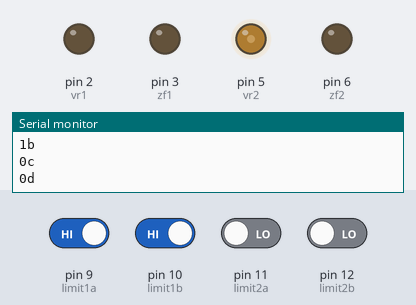
This sketch was run on a simulated Arduino Leonardo, built for the host (arithmetic inside an expression is 32-bit, double 64-bit). Shown: output pins drawn as LEDs (lit = HIGH), the last lines printed to the serial monitor. The test bench sets the inputs (shaded band); at power-on: pin 9 (limit1a), pin 10 (limit1b) HIGH, pin 11 (limit2a), pin 12 (limit2b) LOW.

Above: at 6.8 s.
6.9 s: pin 11 (limit2a) driven HIGH
At 9.4 s:
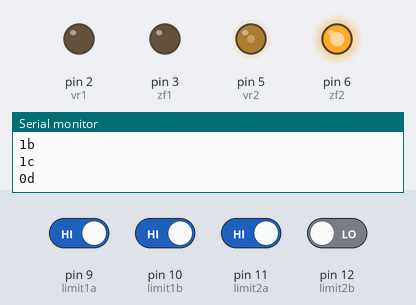
10.8 s: pin 11 (limit2a) driven LOW
At 11.3 s:
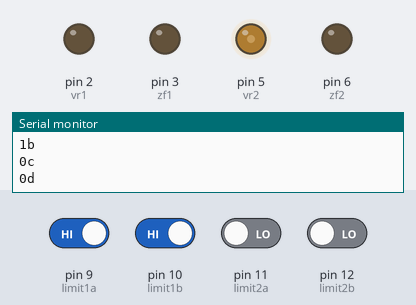
14.7 s: pin 12 (limit2b) driven HIGH
At 17.1 s:
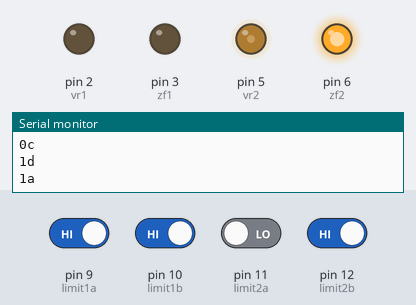
18.6 s: pin 9 (limit1a) driven LOW and pin 10 (limit1b) driven LOW
At 19.0 s:
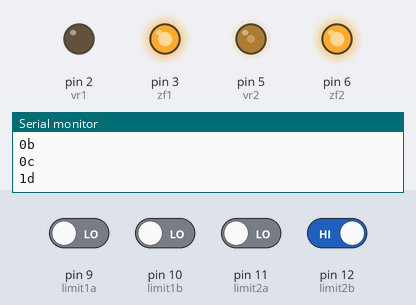
22.5 s: pin 12 (limit2b) driven LOW
At 28.3 s:
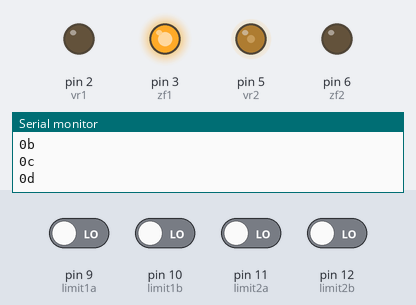
Timing chart, 0 to 29.8 s (numbered marks = the images above; inputs shaded):
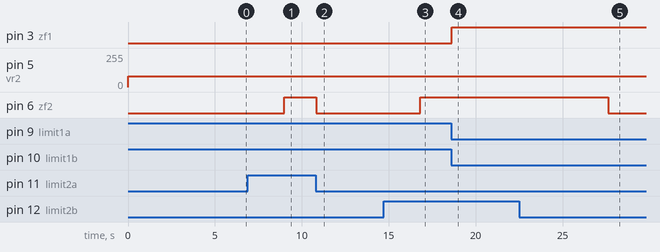

The sketch:

final_demo_code.ino
```cpp
//this code works. the hip motor is actuated first, making the hip go up until it touches the limit switch, once the switch is detected, the direction is switched and then made touch the other limit switch.

//this action is simultaneously done with the knee motor as well


int vr1 = 2;
int zf1 = 3;
int vr2 = 5;
int zf2 = 6;
int pwm1=120, pwm2=80;
int limit1a = 9 ;
int limit1b = 10;
int limit2a = 11;
int limit2b = 12;
int a,b,c,d;

void setup() {
  pinMode(zf1, OUTPUT);
  pinMode(zf2, OUTPUT);
  pinMode(limit1a, INPUT_PULLUP);
  pinMode(limit1b, INPUT_PULLUP);
//pinMode(limit2a, INPUT_PULLUP);
//pinMode(limit2b, INPUT_PULLUP);

  //pinMode(limit2, INPUT);

  Serial.begin(9600);

  //Frequency change of pins 2,3,5 to 4k
  int myEraser1 = 7; // this is 111 in binary and is used as an eraser
  TCCR3B &= ~myEraser1; // this operation (AND plus NOT), set the three bits in TCCR2B to 0
  int myPrescaler1 = 2; // this could be a number in [1 , 6]. In this case, 3 corresponds in binary to 011.
  TCCR3B |= myPrescaler1; //this operation (OR), replaces the last three bits in TCCR2B with our new value 011

  //Frequency change of pins 6,7,8 to 4k
  int myEraser2 = 7;
  TCCR4B &= ~myEraser2;
  int myPrescaler2 = 2;
  TCCR4B |= myPrescaler2;

  //Frequency change of pins 10,9 to 4k
  int myEraser3 = 7;
  TCCR2B &= ~myEraser3;
  int myPrescaler3 = 2;
  TCCR2B |= myPrescaler3;

  //Frequency change of pins 11,12 to 4k
  int myEraser4 = 7;
  TCCR1B &= ~myEraser4;
  int myPrescaler4 = 2;
  TCCR1B |= myPrescaler4;
}

void hip_swing(){
  analogWrite(vr1,pwm1);
  digitalWrite(zf1,HIGH);
  //Serial.println("fw swinging");
  delay(3000);
}

void knee_swing(){
  analogWrite(vr2, pwm2);
  digitalWrite(zf2, LOW);
  //Serial.println("fw knee swinging");
  delay(3000);
}

void loop() {
  a=digitalRead(limit1a);
  Serial.print(a);
  Serial.println("a");

  b=digitalRead(limit1b);
  Serial.print(b);
  Serial.println("b");

  c=digitalRead(limit2a);
  Serial.print(c);
  Serial.println("c");

  d=digitalRead(limit2b);
  Serial.print(d);
  Serial.println("d");


  if ((a==HIGH) || (b==HIGH)){
    analogWrite(vr1,pwm1);
    digitalWrite(zf1,LOW);
    //Serial.println("bw swinging");
  }

  else if (a==LOW){
      hip_swing();
    }

  if ((c==HIGH) || (d==HIGH)){
    analogWrite(vr2, pwm2);
    digitalWrite(zf2, HIGH);
    //Serial.println("bw knee swinging");
  }
  else if (c==LOW){
    knee_swing();
  }
  }


    // analogWrite(vr2,pwm2);
    // digitalWrite(zf2,LOW);
    // delay(1500);
    // digitalWrite(zf1, LOW);
    //digitalWrite(zf2, HIGH);
  // }
  // else{
  //   analogWrite(vr2,0);
  //   // analogWrite(vr2,0);
  //   while(1){
  //     Serial.println("off");
  //     ;
  //   }
  // }
```

Measured:
- after the input at 6.9 s, pin 6 (zf2): LOW → HIGH after 2.1 s
- after the input at 10.8 s, pin 6 (zf2): HIGH → LOW at once
- after the input at 14.7 s, pin 6 (zf2): LOW → HIGH after 2.1 s
- after the input at 18.6 s, pin 3 (zf1): LOW → HIGH at once
- after the input at 22.5 s, pin 6 (zf2): HIGH → LOW after 5.1 s
